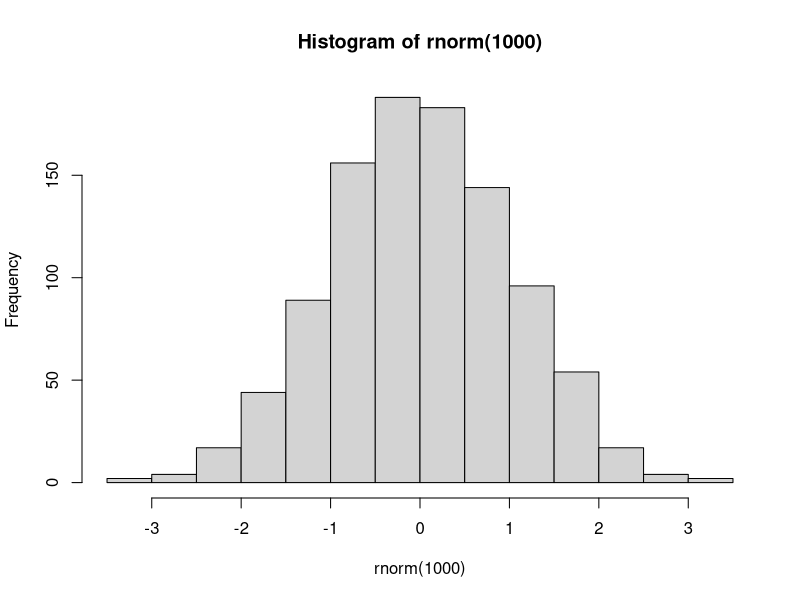
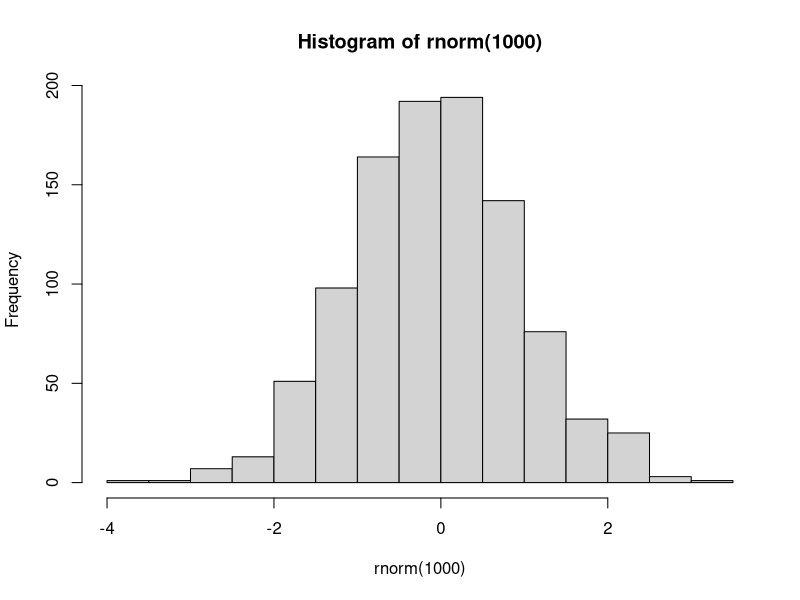
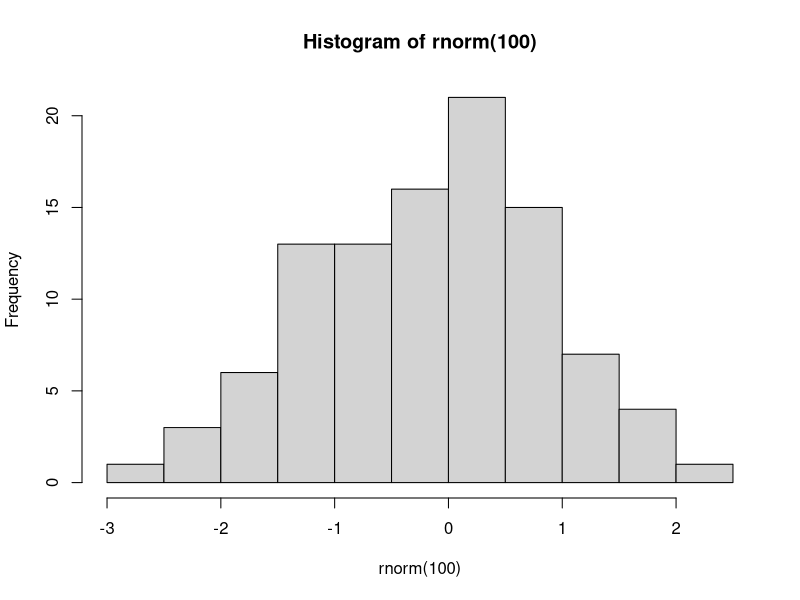

Source code (R) for these figures, in order:
params <-
list(isSlides = "no")

## ----setup, include=FALSE-----------------------------------------------------
suppressPackageStartupMessages(require(knitr))
knitr::opts_chunk$set(echo = TRUE, tidy = T)


## ---- results='asis',include=TRUE,echo=FALSE----------------------------------
if(params$isSlides != "yes"){
  cat("# Reproducible Research


"    
  )
  
}



## ----setwd_introtoR,eval=F----------------------------------------------------
## setwd("/PathToMyDownload/Reproducible_R/r_course")
## # e.g. setwd("~/Downloads/Intro_To_R_1Day/r_course")


## ---- results='asis',include=TRUE,echo=FALSE----------------------------------
if(params$isSlides == "yes"){
  cat("class: inverse, center, middle

# Creating Documents from R Scripts

<html><div style='float:left'></div><hr color='#EB811B' size=1px width=720px></html> 


"    
  )
}else{
  cat("# Creating Documents from R Scripts


"    
  )
  
}



## ----eval=F,echo=TRUE---------------------------------------------------------
## library(rmarkdown)
## render("scripts/script.r")


## ----eval=F,echo=TRUE---------------------------------------------------------
## render("scripts/script.r", output_format="html_document")


## ----eval=F,echo=TRUE,tidy=FALSE----------------------------------------------
## render("scripts/script.r", output_format="html_document",
##        output_file="myRenderedDoc.html",output_dir="scripts")


## ---- results='asis',include=TRUE,echo=FALSE----------------------------------
if(params$isSlides == "yes"){
  cat("class: inverse, center, middle

# Comments

<html><div style='float:left'></div><hr color='#EB811B' size=1px width=720px></html> 


"    
  )
}else{
  cat("# Comments


"    
  )
  
}



## ----eval=F-------------------------------------------------------------------
## # Generate some random numbers
## myRandNumbers <- rnorm(100,10,2)


## ----eval=F-------------------------------------------------------------------
## #' this would be placed as code
## # Generate some random numbers
## myRandNumbers <- rnorm(100,10,2)


## ----eval=F-------------------------------------------------------------------
## 
## #'
## #' title: "BRC making notes example"
## #' author: "Tom Carroll"
## #' date: "Reproducible R"
## #'
## #' this would be placed as text in html
## # Generate some random numbers (This is a comment with code)
## myRandNumbers <- rnorm(100,10,2)


## ----eval=F-------------------------------------------------------------------
## 
## #' Some comments for text.
## #+ fig.width=3, fig.height=3
## myRandNumbers <- rnorm(100, 10, 2)
## hist(myRandNumbers)


## ---- results='asis',include=TRUE,echo=FALSE----------------------------------
if(params$isSlides == "yes"){
  cat("class: inverse, center, middle

# Markdown

<html><div style='float:left'></div><hr color='#EB811B' size=1px width=720px></html> 


"    
  )
}else{
  cat("# Markdown


"    
  )
  
}



## ---- results='asis',include=TRUE,echo=FALSE----------------------------------
if(params$isSlides == "yes"){
  cat("class: inverse, center, middle

# Markdown Syntax

<html><div style='float:left'></div><hr color='#EB811B' size=1px width=720px></html> 


"    
  )
}else{
  cat("# Markdown Syntax


"    
  )
  
}



## ----results='asis',eval=F----------------------------------------------------
## Italics = _Italics_ or *Italics*
## Bold  =  __Bold__ or **Bold**


## ---- results='asis',include=TRUE,echo=FALSE----------------------------------
if(params$isSlides == "yes"){
  cat("class: inverse, center, middle

# rMarkdown

<html><div style='float:left'></div><hr color='#EB811B' size=1px width=720px></html> 


"    
  )
}else{
  cat("# rMarkdown


"    
  )
  
}



## ----fig.width=5,fig.height=2-------------------------------------------------
hist(rnorm(1000))


## ----eval=F-------------------------------------------------------------------
## hist(rnorm(1000))


## ----fig.width=5,fig.height=2,echo=FALSE--------------------------------------
hist(rnorm(1000))


## ----tidy=T,fig.width=5,fig.height=2------------------------------------------
        hist( 
rnorm(100  )
)


## ---- collapse=T--------------------------------------------------------------
temp <- rnorm(10)
temp

